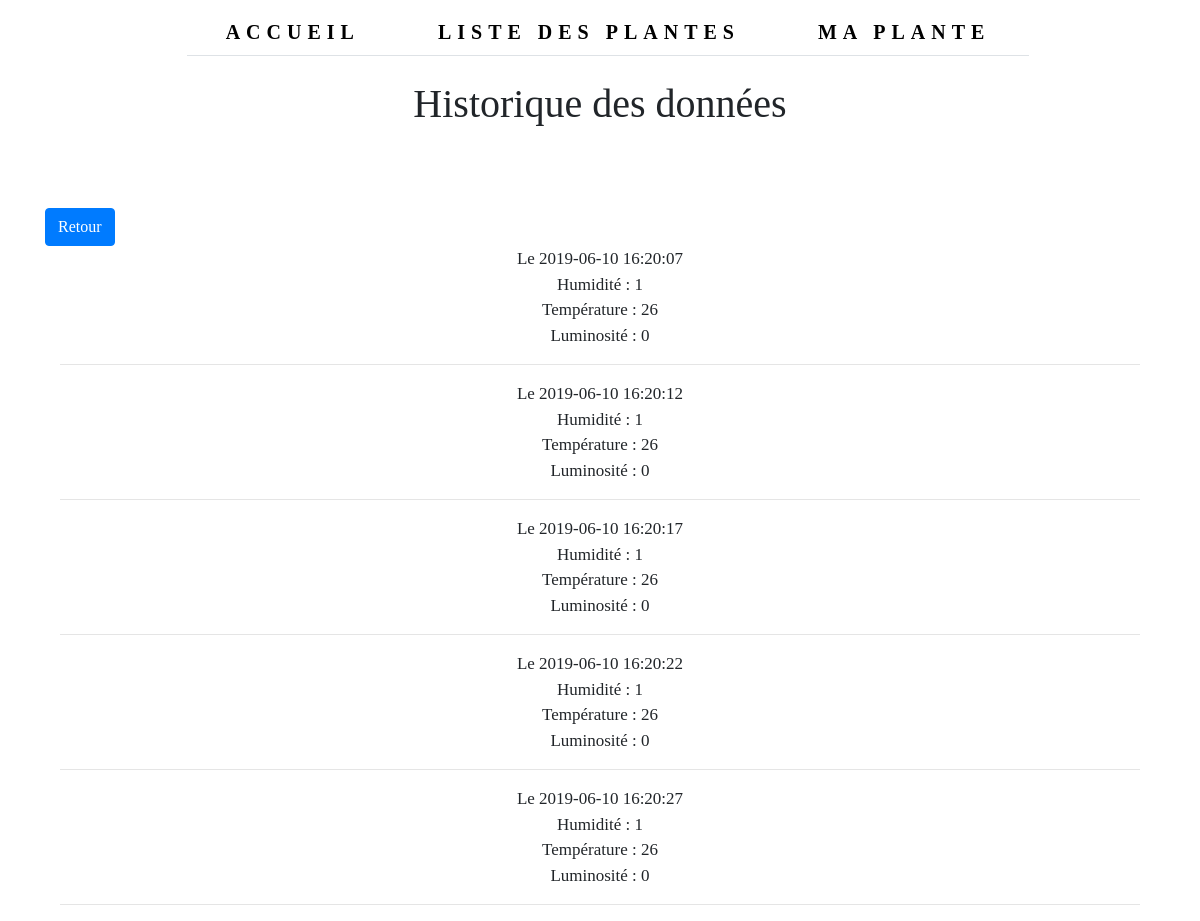
Page /site_web/historiques/voir_plus.php?id_slct=14 on the committed database.
### tables this page shows
CREATE TABLE releve
(
	id_rlv INT NOT NULL AUTO_INCREMENT,
	rlv_humidite INT NOT NULL,
	rlv_temperature INT NOT NULL,
	rlv_luminosite INT NOT NULL,
	PRIMARY KEY (id_rlv)
);

### site_web/historiques/voir_plus.php (the view, shortened to what this page needs)
<?php
    $bdd = new PDO('mysql:host=localhost;dbname=bdd_plantes;charset=utf8', 'pi', 'root');
    $query = $bdd->query('SELECT * FROM releve WHERE id_table_releve = ' . $_GET['id_slct'] . '   ');
?>
<!DOCTYPE html>
<html lang="fr">
    <head>
        <?php include '../header_html.php' ?>
    </head>
    <body>
        <?php include '../navbar.php'; ?>
        <div class="container">
            <h1>Historique des données</h1>
            <?php
                echo '<a class="btn btn-primary" href="./index.php" role="button">Retour</a>';
            ?>
            <?php
                while ($donnees = $query->fetch())
            {
            ?>
                <div class="container">
                    <div class="row">
                        <div class="col-md-12">
                            <p class="contenu">
                                <?php
                                    echo 'Le ' . $donnees['Time'] . '<br>';
                                    echo 'Humidité : ' . $donnees['rlv_humidite'] . '<br>';
                                    echo 'Température : ' . $donnees['rlv_temperature'] . '<br>';
                                    echo 'Luminosité : ' . $donnees['rlv_luminosite'] . '<br><hr>';
                                ?>
                            </p>
                        </div>
                    </div>
                </div>
            <?php
            }
            ?>
    </body>
</html>

### site_web/style.css (style rules this page uses)
html, body { margin: 0; padding: 0; font-family: 'Cinzel', serif; }
h1 { margin: 80px 0; text-align: center; }
p { text-align: center; font-size: 17px; }

### rows in the picture
releve: Time "2019-06-10 16:20:07", rlv_humidite "1", rlv_temperature "26", rlv_luminosite "0"
releve: Time "2019-06-10 16:20:12", rlv_humidite "1", rlv_temperature "26", rlv_luminosite "0"
releve: Time "2019-06-10 16:20:17", rlv_humidite "1", rlv_temperature "26", rlv_luminosite "0"
releve: Time "2019-06-10 16:20:22", rlv_humidite "1", rlv_temperature "26", rlv_luminosite "0"
releve: Time "2019-06-10 16:20:27", rlv_humidite "1", rlv_temperature "26", rlv_luminosite "0"
